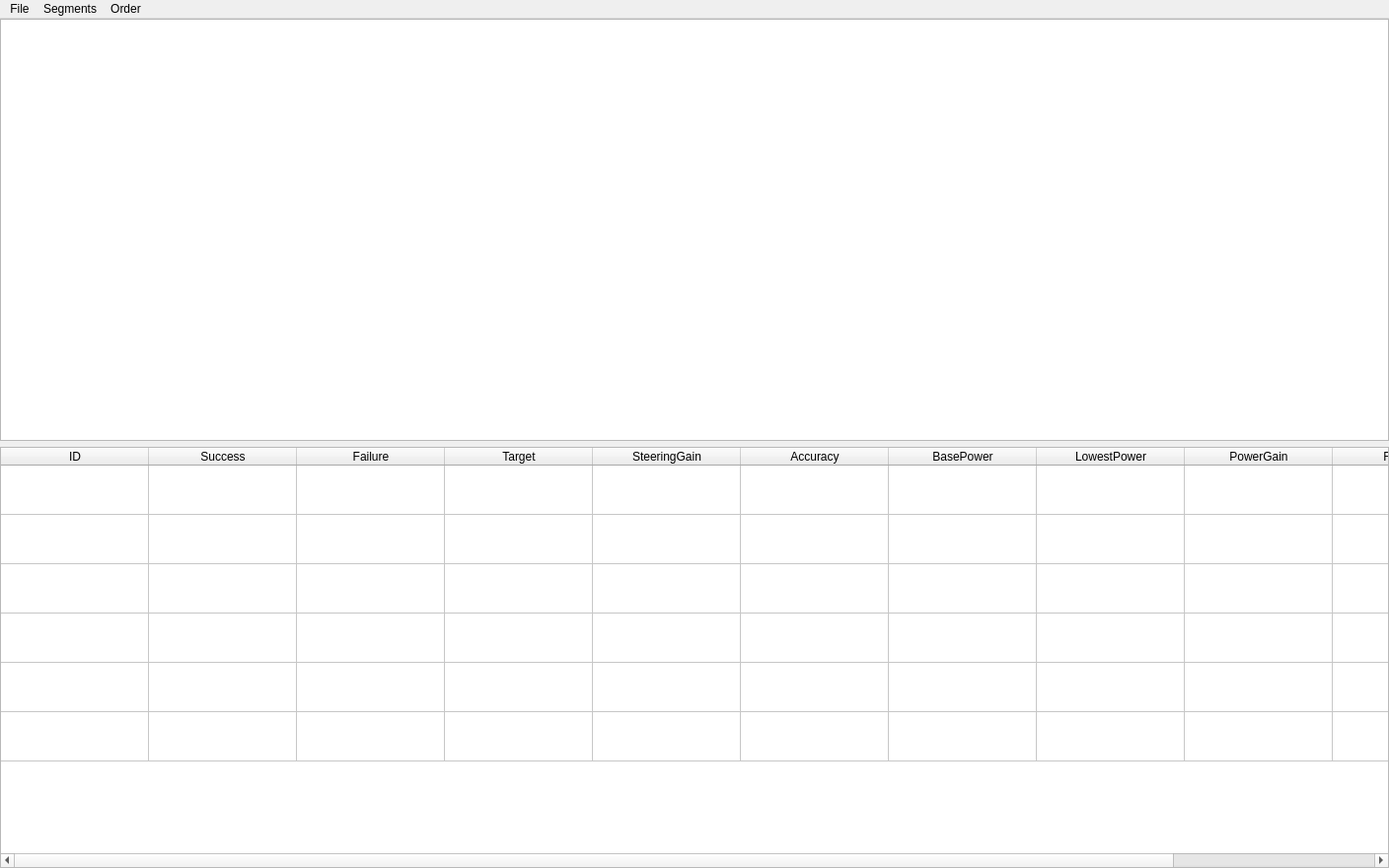
<?xml version="1.0" encoding="UTF-8"?>
<ui version="4.0">
 <class>plannerTool</class>
 <widget class="QMainWindow" name="plannerTool">
  <property name="geometry">
   <rect>
    <x>0</x>
    <y>0</y>
    <width>1408</width>
    <height>880</height>
   </rect>
  </property>
  <property name="windowTitle">
   <string>Autopilot Planner Tool by Evolution Robotics</string>
  </property>
  <property name="styleSheet">
   <string notr="true">/*
 * The MIT License (MIT)
 *
 * Copyright (c) &lt;2013-2014&gt; &lt;Colin Duquesnoy&gt;
 *
 * Permission is hereby granted, free of charge, to any person obtaining a copy
 * of this software and associated documentation files (the &quot;Software&quot;), to deal
 * in the Software without restriction, including without limitation the rights
 * to use, copy, modify, merge, publish, distribute, sublicense, and/or sell
 * copies of the Software, and to permit persons to whom the Software is
 * furnished to do so, subject to the following conditions:

 * The above copyright notice and this permission notice shall be included in
 * all copies or substantial portions of the Software.

 * THE SOFTWARE IS PROVIDED &quot;AS IS&quot;, WITHOUT WARRANTY OF ANY KIND, EXPRESS OR
 * IMPLIED, INCLUDING BUT NOT LIMITED TO THE WARRANTIES OF MERCHANTABILITY,
 * FITNESS FOR A PARTICULAR PURPOSE AND NONINFRINGEMENT. IN NO EVENT SHALL THE
 * AUTHORS OR COPYRIGHT HOLDERS BE LIABLE FOR ANY CLAIM, DAMAGES OR OTHER
 * LIABILITY, WHETHER IN AN ACTION OF CONTRACT, TORT OR OTHERWISE, ARISING FROM,
 * OUT OF OR IN CONNECTION WITH THE SOFTWARE OR THE USE OR OTHER DEALINGS IN
 * THE SOFTWARE.
 */
QToolTip
{
    border: 1px solid #76797C;
    background-color: rgb(90, 102, 117);;
    color: white;
    padding: 5px;
    opacity: 200;
}

QWidget
{
    color: #eff0f1;
    background-color: #31363b;
    selection-background-color:#3daee9;
    selection-color: #eff0f1;
    background-clip: border;
    border-image: none;
    border: 0px transparent black;
    outline: 0;
}

QWidget:item:hover
{
    background-color: #18465d;
    color: #eff0f1;
}

QWidget:item:selected
{
    background-color: #18465d;
}

QCheckBox
{
    spacing: 5px;
    outline: none;
    color: #eff0f1;
    margin-bottom: 2px;
}

QCheckBox:disabled
{
    color: #76797C;
}

QCheckBox::indicator,
QGroupBox::indicator
{
    width: 18px;
    height: 18px;
}
QGroupBox::indicator
{
    margin-left: 2px;
}

QCheckBox::indicator:unchecked
{
    image: url(:/qss_icons/rc/checkbox_unchecked.png);
}

QCheckBox::indicator:unchecked:hover,
QCheckBox::indicator:unchecked:focus,
QCheckBox::indicator:unchecked:pressed,
QGroupBox::indicator:unchecked:hover,
QGroupBox::indicator:unchecked:focus,
QGroupBox::indicator:unchecked:pressed
{
  border: none;
    image: url(:/qss_icons/rc/checkbox_unchecked_focus.png);
}

QCheckBox::indicator:checked
{
    image: url(:/qss_icons/rc/checkbox_checked.png);
}

QCheckBox::indicator:checked:hover,
QCheckBox::indicator:checked:focus,
QCheckBox::indicator:checked:pressed,
QGroupBox::indicator:checked:hover,
QGroupBox::indicator:checked:focus,
QGroupBox::indicator:checked:pressed
{
  border: none;
    image: url(:/qss_icons/rc/checkbox_checked_focus.png);
}


QCheckBox::indicator:indeterminate
{
    image: url(:/qss_icons/rc/checkbox_indeterminate.png);
}

QCheckBox::indicator:indeterminate:focus,
QCheckBox::indicator:indeterminate:hover,
QCheckBox::indicator:indeterminate:pressed
{
    image: url(:/qss_icons/rc/checkbox_indeterminate_focus.png);
}

QCheckBox::indicator:checked:disabled,
QGroupBox::indicator:checked:disabled
{
    image: url(:/qss_icons/rc/checkbox_checked_disabled.png);
}

QCheckBox::indicator:unchecked:disabled,
QGroupBox::indicator:unchecked:disabled
{
    image: url(:/qss_icons/rc/checkbox_unchecked_disabled.png);
}

QRadioButton
{
    spacing: 5px;
    outline: none;
    color: #eff0f1;
    margin-bottom: 2px;
}

QRadioButton:disabled
{
    color: #76797C;
}
QRadioButton::indicator
{
    width: 21px;
    height: 21px;
}

QRadioButton::indicator:unchecked
{
    image: url(:/qss_icons/rc/radio_unchecked.png);
}


QRadioButton::indicator:unchecked:hover,
QRadioButton::indicator:unchecked:focus,
QRadioButton::indicator:unchecked:pressed
{
    border: none;
    outline: none;
    image: url(:/qss_icons/rc/radio_unchecked_focus.png);
}

QRadioButton::indicator:checked
{
    border: none;
    outline: none;
    image: url(:/qss_icons/rc/radio_checked.png);
}

QRadioButton::indicator:checked:hover,
QRadioButton::indicator:checked:focus,
QRadioButton::indicator:checked:pressed
{
    border: none;
    outline: none;
    image: url(:/qss_icons/rc/radio_checked_focus.png);
}

QRadioButton::indicator:checked:disabled
{
    outline: none;
    image: url(:/qss_icons/rc/radio_checked_disabled.png);
}

QRadioButton::indicator:unchecked:disabled
{
    image: url(:/qss_icons/rc/radio_unchecked_disabled.png);
}


QMenuBar
{
    background-color: #31363b;
    color: #eff0f1;
}

QMenuBar::item
{
    background: transparent;
}

QMenuBar::item:selected
{
    background: transparent;
    border: 1px solid #76797C;
}

QMenuBar::item:pressed
{
    border: 1px solid #76797C;
    background-color: #3daee9;
    color: #eff0f1;
    margin-bottom:-1px;
    padding-bottom:1px;
}

QMenu
{
    border: 1px solid #76797C;
    color: #eff0f1;
    margin: 2px;
}

QMenu::icon
{
    margin: 5px;
}

QMenu::item
{
    padding: 5px 30px 5px 30px;
    border: 1px solid transparent; /* reserve space for selection border */
}

QMenu::item:selected
{
    color: #eff0f1;
}

QMenu::separator {
    height: 2px;
    background: lightblue;
    margin-left: 10px;
    margin-right: 5px;
}

QMenu::indicator {
    width: 18px;
    height: 18px;
}

/* non-exclusive indicator = check box style indicator
   (see QActionGroup::setExclusive) */
QMenu::indicator:non-exclusive:unchecked {
    image: url(:/qss_icons/rc/checkbox_unchecked.png);
}

QMenu::indicator:non-exclusive:unchecked:selected {
    image: url(:/qss_icons/rc/checkbox_unchecked_disabled.png);
}

QMenu::indicator:non-exclusive:checked {
    image: url(:/qss_icons/rc/checkbox_checked.png);
}

QMenu::indicator:non-exclusive:checked:selected {
    image: url(:/qss_icons/rc/checkbox_checked_disabled.png);
}

/* exclusive indicator = radio button style indicator (see QActionGroup::setExclusive) */
QMenu::indicator:exclusive:unchecked {
    image: url(:/qss_icons/rc/radio_unchecked.png);
}

QMenu::indicator:exclusive:unchecked:selected {
    image: url(:/qss_icons/rc/radio_unchecked_disabled.png);
}

QMenu::indicator:exclusive:checked {
    image: url(:/qss_icons/rc/radio_checked.png);
}

QMenu::indicator:exclusive:checked:selected {
    image: url(:/qss_icons/rc/radio_checked_disabled.png);
}

QMenu::right-arrow {
    margin: 5px;
    image: url(:/qss_icons/rc/right_arrow.png)
}


QWidget:disabled
{
    color: #454545;
    background-color: #31363b;
}

QAbstractItemView
{
    alternate-background-color: #31363b;
    color: #eff0f1;
    border: 1px solid 3A3939;
    border-radius: 2px;
}

QWidget:focus, QMenuBar:focus
{
    border: 1px solid #3daee9;
}

QTabWidget:focus, QCheckBox:focus, QRadioButton:focus, QSlider:focus
{
    border: none;
}

QLineEdit
{
    background-color: #232629;
    padding: 5px;
    border-style: solid;
    border: 1px solid #76797C;
    border-radius: 2px;
    color: #eff0f1;
}

QAbstractItemView QLineEdit
{
    padding: 0;
}

QGroupBox {
    border:1px solid #76797C;
    border-radius: 2px;
    margin-top: 20px;
}

QGroupBox::title {
    subcontrol-origin: margin;
    subcontrol-position: top center;
    padding-left: 10px;
    padding-right: 10px;
    padding-top: 10px;
}

QAbstractScrollArea
{
    border-radius: 2px;
    border: 1px solid #76797C;
    background-color: transparent;
}

QScrollBar:horizontal
{
    height: 15px;
    margin: 3px 15px 3px 15px;
    border: 1px transparent #2A2929;
    border-radius: 4px;
    background-color: #2A2929;
}

QScrollBar::handle:horizontal
{
    background-color: #605F5F;
    min-width: 5px;
    border-radius: 4px;
}

QScrollBar::add-line:horizontal
{
    margin: 0px 3px 0px 3px;
    border-image: url(:/qss_icons/rc/right_arrow_disabled.png);
    width: 10px;
    height: 10px;
    subcontrol-position: right;
    subcontrol-origin: margin;
}

QScrollBar::sub-line:horizontal
{
    margin: 0px 3px 0px 3px;
    border-image: url(:/qss_icons/rc/left_arrow_disabled.png);
    height: 10px;
    width: 10px;
    subcontrol-position: left;
    subcontrol-origin: margin;
}

QScrollBar::add-line:horizontal:hover,QScrollBar::add-line:horizontal:on
{
    border-image: url(:/qss_icons/rc/right_arrow.png);
    height: 10px;
    width: 10px;
    subcontrol-position: right;
    subcontrol-origin: margin;
}


QScrollBar::sub-line:horizontal:hover, QScrollBar::sub-line:horizontal:on
{
    border-image: url(:/qss_icons/rc/left_arrow.png);
    height: 10px;
    width: 10px;
    subcontrol-position: left;
    subcontrol-origin: margin;
}

QScrollBar::up-arrow:horizontal, QScrollBar::down-arrow:horizontal
{
    background: none;
}


QScrollBar::add-page:horizontal, QScrollBar::sub-page:horizontal
{
    background: none;
}

QScrollBar:vertical
{
    background-color: #2A2929;
    width: 15px;
    margin: 15px 3px 15px 3px;
    border: 1px transparent #2A2929;
    border-radius: 4px;
}

QScrollBar::handle:vertical
{
    background-color: #605F5F;
    min-height: 5px;
    border-radius: 4px;
}

QScrollBar::sub-line:vertical
{
    margin: 3px 0px 3px 0px;
    border-image: url(:/qss_icons/rc/up_arrow_disabled.png);
    height: 10px;
    width: 10px;
    subcontrol-position: top;
    subcontrol-origin: margin;
}

QScrollBar::add-line:vertical
{
    margin: 3px 0px 3px 0px;
    border-image: url(:/qss_icons/rc/down_arrow_disabled.png);
    height: 10px;
    width: 10px;
    subcontrol-position: bottom;
    subcontrol-origin: margin;
}

QScrollBar::sub-line:vertical:hover,QScrollBar::sub-line:vertical:on
{

    border-image: url(:/qss_icons/rc/up_arrow.png);
    height: 10px;
    width: 10px;
    subcontrol-position: top;
    subcontrol-origin: margin;
}


QScrollBar::add-line:vertical:hover, QScrollBar::add-line:vertical:on
{
    border-image: url(:/qss_icons/rc/down_arrow.png);
    height: 10px;
    width: 10px;
    subcontrol-position: bottom;
    subcontrol-origin: margin;
}

QScrollBar::up-arrow:vertical, QScrollBar::down-arrow:vertical
{
    background: none;
}


QScrollBar::add-page:vertical, QScrollBar::sub-page:vertical
{
    background: none;
}

QTextEdit
{
    background-color: #232629;
    color: #eff0f1;
    border: 1px solid #76797C;
}

QPlainTextEdit
{
    background-color: #232629;;
    color: #eff0f1;
    border-radius: 2px;
    border: 1px solid #76797C;
}

QHeaderView::section
{
    background-color: #76797C;
    color: #eff0f1;
    padding: 5px;
    border: 1px solid #76797C;
}

QSizeGrip {
    image: url(:/qss_icons/rc/sizegrip.png);
    width: 12px;
    height: 12px;
}


QMainWindow::separator
{
    background-color: #31363b;
    color: white;
    padding-left: 4px;
    spacing: 2px;
    border: 1px dashed #76797C;
}

QMainWindow::separator:hover
{

    background-color: #787876;
    color: white;
    padding-left: 4px;
    border: 1px solid #76797C;
    spacing: 2px;
}


QMenu::separator
{
    height: 1px;
    background-color: #76797C;
    color: white;
    padding-left: 4px;
    margin-left: 10px;
    margin-right: 5px;
}


QFrame
{
    border-radius: 2px;
    border: 1px solid #76797C;
}

QFrame[frameShape=&quot;0&quot;]
{
    border-radius: 2px;
    border: 1px transparent #76797C;
}

QStackedWidget
{
    border: 1px transparent black;
}

QToolBar {
    border: 1px transparent #393838;
    background: 1px solid #31363b;
    font-weight: bold;
}

QToolBar::handle:horizontal {
    image: url(:/qss_icons/rc/Hmovetoolbar.png);
}
QToolBar::handle:vertical {
    image: url(:/qss_icons/rc/Vmovetoolbar.png);
}
QToolBar::separator:horizontal {
    image: url(:/qss_icons/rc/Hsepartoolbar.png);
}
QToolBar::separator:vertical {
    image: url(:/qss_icons/rc/Vsepartoolbar.png);
}
QToolButton#qt_toolbar_ext_button {
    background: #58595a
}

QPushButton
{
    color: #eff0f1;
    background-color: #31363b;
    border-width: 1px;
    border-color: #76797C;
    border-style: solid;
    padding: 5px;
    border-radius: 2px;
    outline: none;
}

QPushButton:disabled
{
    background-color: #31363b;
    border-width: 1px;
    border-color: #454545;
    border-style: solid;
    padding-top: 5px;
    padding-bottom: 5px;
    padding-left: 10px;
    padding-right: 10px;
    border-radius: 2px;
    color: #454545;
}

QPushButton:focus {
    background-color: #3daee9;
    color: white;
}

QPushButton:pressed
{
    background-color: #3daee9;
    padding-top: -15px;
    padding-bottom: -17px;
}

QComboBox
{
    selection-background-color: #3daee9;
    border-style: solid;
    border: 1px solid #76797C;
    border-radius: 2px;
    padding: 5px;
    min-width: 75px;
}

QPushButton:checked{
    background-color: #76797C;
    border-color: #6A6969;
}

QComboBox:hover,QPushButton:hover,QAbstractSpinBox:hover,QLineEdit:hover,QTextEdit:hover,QPlainTextEdit:hover,QAbstractView:hover,QTreeView:hover
{
    border: 1px solid #3daee9;
    color: #eff0f1;
}

QComboBox:on
{
    padding-top: 3px;
    padding-left: 4px;
    selection-background-color: #4a4a4a;
}

QComboBox QAbstractItemView
{
    background-color: #232629;
    border-radius: 2px;
    border: 1px solid #76797C;
    selection-background-color: #18465d;
}

QComboBox::drop-down
{
    subcontrol-origin: padding;
    subcontrol-position: top right;
    width: 15px;

    border-left-width: 0px;
    border-left-color: darkgray;
    border-left-style: solid;
    border-top-right-radius: 3px;
    border-bottom-right-radius: 3px;
}

QComboBox::down-arrow
{
    image: url(:/qss_icons/rc/down_arrow_disabled.png);
}

QComboBox::down-arrow:on, QComboBox::down-arrow:hover,
QComboBox::down-arrow:focus
{
    image: url(:/qss_icons/rc/down_arrow.png);
}

QAbstractSpinBox {
    padding: 5px;
    border: 1px solid #76797C;
    background-color: #232629;
    color: #eff0f1;
    border-radius: 2px;
    min-width: 75px;
}

QAbstractSpinBox:up-button
{
    background-color: transparent;
    subcontrol-origin: border;
    subcontrol-position: center right;
}

QAbstractSpinBox:down-button
{
    background-color: transparent;
    subcontrol-origin: border;
    subcontrol-position: center left;
}

QAbstractSpinBox::up-arrow,QAbstractSpinBox::up-arrow:disabled,QAbstractSpinBox::up-arrow:off {
    image: url(:/qss_icons/rc/up_arrow_disabled.png);
    width: 10px;
    height: 10px;
}
QAbstractSpinBox::up-arrow:hover
{
    image: url(:/qss_icons/rc/up_arrow.png);
}


QAbstractSpinBox::down-arrow,QAbstractSpinBox::down-arrow:disabled,QAbstractSpinBox::down-arrow:off
{
    image: url(:/qss_icons/rc/down_arrow_disabled.png);
    width: 10px;
    height: 10px;
}
QAbstractSpinBox::down-arrow:hover
{
    image: url(:/qss_icons/rc/down_arrow.png);
}


QLabel
{
    border: 0px solid black;
}

QTabWidget{
    border: 0px transparent black;
}

QTabWidget::pane {
    border: 1px solid #76797C;
    padding: 5px;
    margin: 0px;
}

QTabWidget::tab-bar {
    left: 5px; /* move to the right by 5px */
}

QTabBar
{
    qproperty-drawBase: 0;
    border-radius: 3px;
}

QTabBar:focus
{
    border: 0px transparent black;
}

QTabBar::close-button  {
    image: url(:/qss_icons/rc/close.png);
    background: transparent;
}

QTabBar::close-button:hover
{
    image: url(:/qss_icons/rc/close-hover.png);
    background: transparent;
}

QTabBar::close-button:pressed {
    image: url(:/qss_icons/rc/close-pressed.png);
    background: transparent;
}

/* TOP TABS */
QTabBar::tab:top {
    color: #eff0f1;
    border: 1px solid #76797C;
    border-bottom: 1px transparent black;
    background-color: #31363b;
    padding: 5px;
    min-width: 50px;
    border-top-left-radius: 2px;
    border-top-right-radius: 2px;
}

QTabBar::tab:top:!selected
{
    color: #eff0f1;
    background-color: #54575B;
    border: 1px solid #76797C;
    border-bottom: 1px transparent black;
    border-top-left-radius: 2px;
    border-top-right-radius: 2px;    
}

QTabBar::tab:top:!selected:hover {
    background-color: #3daee9;
}

/* BOTTOM TABS */
QTabBar::tab:bottom {
    color: #eff0f1;
    border: 1px solid #76797C;
    border-top: 1px transparent black;
    background-color: #31363b;
    padding: 5px;
    border-bottom-left-radius: 2px;
    border-bottom-right-radius: 2px;
    min-width: 50px;
}

QTabBar::tab:bottom:!selected
{
    color: #eff0f1;
    background-color: #54575B;
    border: 1px solid #76797C;
    border-top: 1px transparent black;
    border-bottom-left-radius: 2px;
    border-bottom-right-radius: 2px;
}

QTabBar::tab:bottom:!selected:hover {
    background-color: #3daee9;
}

/* LEFT TABS */
QTabBar::tab:left {
    color: #eff0f1;
    border: 1px solid #76797C;
    border-left: 1px transparent black;
    background-color: #31363b;
    padding: 5px;
    border-top-right-radius: 2px;
    border-bottom-right-radius: 2px;
    min-height: 50px;
}

QTabBar::tab:left:!selected
{
    color: #eff0f1;
    background-color: #54575B;
    border: 1px solid #76797C;
    border-left: 1px transparent black;
    border-top-right-radius: 2px;
    border-bottom-right-radius: 2px;
}

QTabBar::tab:left:!selected:hover {
    background-color: #3daee9;
}


/* RIGHT TABS */
QTabBar::tab:right {
    color: #eff0f1;
    border: 1px solid #76797C;
    border-right: 1px transparent black;
    background-color: #31363b;
    padding: 5px;
    border-top-left-radius: 2px;
    border-bottom-left-radius: 2px;
    min-height: 50px;
}

QTabBar::tab:right:!selected
{
    color: #eff0f1;
    background-color: #54575B;
    border: 1px solid #76797C;
    border-right: 1px transparent black;
    border-top-left-radius: 2px;
    border-bottom-left-radius: 2px;
}

QTabBar::tab:right:!selected:hover {
    background-color: #3daee9;
}

QTabBar QToolButton::right-arrow:enabled {
     image: url(:/qss_icons/rc/right_arrow.png);
 }

 QTabBar QToolButton::left-arrow:enabled {
     image: url(:/qss_icons/rc/left_arrow.png);
 }

QTabBar QToolButton::right-arrow:disabled {
     image: url(:/qss_icons/rc/right_arrow_disabled.png);
 }

 QTabBar QToolButton::left-arrow:disabled {
     image: url(:/qss_icons/rc/left_arrow_disabled.png);
 }


QDockWidget {
    background: #31363b;
    border: 1px solid #403F3F;
    titlebar-close-icon: url(:/qss_icons/rc/close.png);
    titlebar-normal-icon: url(:/qss_icons/rc/undock.png);
}

QDockWidget::close-button, QDockWidget::float-button {
    border: 1px solid transparent;
    border-radius: 2px;
    background: transparent;
}

QDockWidget::close-button:hover, QDockWidget::float-button:hover {
    background: rgba(255, 255, 255, 10);
}

QDockWidget::close-button:pressed, QDockWidget::float-button:pressed {
    padding: 1px -1px -1px 1px;
    background: rgba(255, 255, 255, 10);
}

QTreeView, QListView
{
    border: 1px solid #76797C;
    background-color: #232629;
}

QTreeView:branch:selected, QTreeView:branch:hover
{
    background: url(:/qss_icons/rc/transparent.png);
}

QTreeView::branch:has-siblings:!adjoins-item {
    border-image: url(:/qss_icons/rc/transparent.png);
}

QTreeView::branch:has-siblings:adjoins-item {
    border-image: url(:/qss_icons/rc/transparent.png);
}

QTreeView::branch:!has-children:!has-siblings:adjoins-item {
    border-image: url(:/qss_icons/rc/transparent.png);
}

QTreeView::branch:has-children:!has-siblings:closed,
QTreeView::branch:closed:has-children:has-siblings {
    image: url(:/qss_icons/rc/branch_closed.png);
}

QTreeView::branch:open:has-children:!has-siblings,
QTreeView::branch:open:has-children:has-siblings  {
    image: url(:/qss_icons/rc/branch_open.png);
}

QTreeView::branch:has-children:!has-siblings:closed:hover,
QTreeView::branch:closed:has-children:has-siblings:hover {
    image: url(:/qss_icons/rc/branch_closed-on.png);
    }

QTreeView::branch:open:has-children:!has-siblings:hover,
QTreeView::branch:open:has-children:has-siblings:hover  {
    image: url(:/qss_icons/rc/branch_open-on.png);
    }

QListView::item:!selected:hover, QTreeView::item:!selected:hover  {
    background: #18465d;
    outline: 0;
    color: #eff0f1
}

QListView::item:selected:hover, QTreeView::item:selected:hover  {
    background: #287399;
    color: #eff0f1;
}

QSlider::groove:horizontal {
    border: 1px solid #565a5e;
    height: 4px;
    background: #565a5e;
    margin: 0px;
    border-radius: 2px;
}

QSlider::handle:horizontal {
    background: #232629;
    border: 1px solid #565a5e;
    width: 16px;
    height: 16px;
    margin: -8px 0;
    border-radius: 9px;
}

QSlider::groove:vertical {
    border: 1px solid #565a5e;
    width: 4px;
    background: #565a5e;
    margin: 0px;
    border-radius: 3px;
}

QSlider::handle:vertical {
    background: #232629;
    border: 1px solid #565a5e;
    width: 16px;
    height: 16px;
    margin: 0 -8px;
    border-radius: 9px;
}

QToolButton {
    background-color: transparent;
    border: 1px transparent #76797C;
    border-radius: 2px;
    margin: 3px;
    padding: 5px;
}

QToolButton[popupMode=&quot;1&quot;] { /* only for MenuButtonPopup */
 padding-right: 20px; /* make way for the popup button */
 border: 1px #76797C;
 border-radius: 5px;
}

QToolButton[popupMode=&quot;2&quot;] { /* only for InstantPopup */
 padding-right: 10px; /* make way for the popup button */
 border: 1px #76797C;
}


QToolButton:hover, QToolButton::menu-button:hover {
    background-color: transparent;
    border: 1px solid #3daee9;
    padding: 5px;
}

QToolButton:checked, QToolButton:pressed,
        QToolButton::menu-button:pressed {
    background-color: #3daee9;
    border: 1px solid #3daee9;
    padding: 5px;
}

/* the subcontrol below is used only in the InstantPopup or DelayedPopup mode */
QToolButton::menu-indicator {
    image: url(:/qss_icons/rc/down_arrow.png);
    top: -7px; left: -2px; /* shift it a bit */
}

/* the subcontrols below are used only in the MenuButtonPopup mode */
QToolButton::menu-button {
    border: 1px transparent #76797C;
    border-top-right-radius: 6px;
    border-bottom-right-radius: 6px;
    /* 16px width + 4px for border = 20px allocated above */
    width: 16px;
    outline: none;
}

QToolButton::menu-arrow {
    image: url(:/qss_icons/rc/down_arrow.png);
}

QToolButton::menu-arrow:open {
    border: 1px solid #76797C;
}

QPushButton::menu-indicator  {
    subcontrol-origin: padding;
    subcontrol-position: bottom right;
    left: 8px;
}

QTableView
{
    border: 1px solid #76797C;
    gridline-color: #31363b;
    background-color: #232629;
}


QTableView, QHeaderView
{
    border-radius: 0px;
}

QTableView::item:pressed, QListView::item:pressed, QTreeView::item:pressed  {
    background: #18465d;
    color: #eff0f1;
}

QTableView::item:selected:active, QTreeView::item:selected:active, QListView::item:selected:active  {
    background: #287399;
    color: #eff0f1;
}


QHeaderView
{
    background-color: #31363b;
    border: 1px transparent;
    border-radius: 0px;
    margin: 0px;
    padding: 0px;

}

QHeaderView::section  {
    background-color: #31363b;
    color: #eff0f1;
    padding: 5px;
    border: 1px solid #76797C;
    border-radius: 0px;
    text-align: center;
}

QHeaderView::section::vertical::first, QHeaderView::section::vertical::only-one
{
    border-top: 1px solid #76797C;
}

QHeaderView::section::vertical
{
    border-top: transparent;
}

QHeaderView::section::horizontal::first, QHeaderView::section::horizontal::only-one
{
    border-left: 1px solid #76797C;
}

QHeaderView::section::horizontal
{
    border-left: transparent;
}


QHeaderView::section:checked
 {
    color: white;
    background-color: #334e5e;
 }

 /* style the sort indicator */
QHeaderView::down-arrow {
    image: url(:/qss_icons/rc/down_arrow.png);
}

QHeaderView::up-arrow {
    image: url(:/qss_icons/rc/up_arrow.png);
}


QTableCornerButton::section {
    background-color: #31363b;
    border: 1px transparent #76797C;
    border-radius: 0px;
}

QToolBox  {
    padding: 5px;
    border: 1px transparent black;
}

QToolBox::tab {
    color: #eff0f1;
    background-color: #31363b;
    border: 1px solid #76797C;
    border-bottom: 1px transparent #31363b;
    border-top-left-radius: 5px;
    border-top-right-radius: 5px;
}

QToolBox::tab:selected { /* italicize selected tabs */
    font: italic;
    background-color: #31363b;
    border-color: #3daee9;
 }

QStatusBar::item {
    border: 0px transparent dark;
 }


QFrame[height=&quot;3&quot;], QFrame[width=&quot;3&quot;] {
    background-color: #76797C;
}


QSplitter::handle {
    border: 1px dashed #76797C;
}

QSplitter::handle:hover {
    background-color: #787876;
    border: 1px solid #76797C;
}

QSplitter::handle:horizontal {
    width: 1px;
}

QSplitter::handle:vertical {
    height: 1px;
}

QProgressBar {
    border: 1px solid #76797C;
    border-radius: 5px;
    text-align: center;
}

QProgressBar::chunk {
    background-color: #05B8CC;
}

QDateEdit
{
    selection-background-color: #3daee9;
    border-style: solid;
    border: 1px solid #3375A3;
    border-radius: 2px;
    padding: 1px;
    min-width: 75px;
}

QDateEdit:on
{
    padding-top: 3px;
    padding-left: 4px;
    selection-background-color: #4a4a4a;
}

QDateEdit QAbstractItemView
{
    background-color: #232629;
    border-radius: 2px;
    border: 1px solid #3375A3;
    selection-background-color: #3daee9;
}

QDateEdit::drop-down
{
    subcontrol-origin: padding;
    subcontrol-position: top right;
    width: 15px;
    border-left-width: 0px;
    border-left-color: darkgray;
    border-left-style: solid;
    border-top-right-radius: 3px;
    border-bottom-right-radius: 3px;
}

QDateEdit::down-arrow
{
    image: url(:/qss_icons/rc/down_arrow_disabled.png);
}

QDateEdit::down-arrow:on, QDateEdit::down-arrow:hover,
QDateEdit::down-arrow:focus
{
    image: url(:/qss_icons/rc/down_arrow.png);
}</string>
  </property>
  <widget class="QWidget" name="centralwidget">
   <layout class="QGridLayout" name="gridLayout">
    <property name="margin">
     <number>0</number>
    </property>
    <item row="0" column="0" colspan="2">
     <widget class="GLViewWidget" name="pathGraphics">
      <property name="sizePolicy">
       <sizepolicy hsizetype="Preferred" vsizetype="Expanding">
        <horstretch>0</horstretch>
        <verstretch>0</verstretch>
       </sizepolicy>
      </property>
     </widget>
    </item>
    <item row="1" column="0" colspan="2">
     <widget class="QTableWidget" name="segmentEditor">
      <property name="styleSheet">
       <string notr="true"/>
      </property>
      <property name="alternatingRowColors">
       <bool>false</bool>
      </property>
      <property name="verticalScrollMode">
       <enum>QAbstractItemView::ScrollPerPixel</enum>
      </property>
      <property name="horizontalScrollMode">
       <enum>QAbstractItemView::ScrollPerPixel</enum>
      </property>
      <property name="columnCount">
       <number>11</number>
      </property>
      <attribute name="horizontalHeaderCascadingSectionResizes">
       <bool>false</bool>
      </attribute>
      <attribute name="horizontalHeaderDefaultSectionSize">
       <number>150</number>
      </attribute>
      <attribute name="horizontalHeaderHighlightSections">
       <bool>false</bool>
      </attribute>
      <attribute name="horizontalHeaderMinimumSectionSize">
       <number>150</number>
      </attribute>
      <attribute name="horizontalHeaderShowSortIndicator" stdset="0">
       <bool>false</bool>
      </attribute>
      <attribute name="horizontalHeaderStretchLastSection">
       <bool>false</bool>
      </attribute>
      <attribute name="verticalHeaderVisible">
       <bool>false</bool>
      </attribute>
      <attribute name="verticalHeaderDefaultSectionSize">
       <number>50</number>
      </attribute>
      <attribute name="verticalHeaderMinimumSectionSize">
       <number>50</number>
      </attribute>
      <attribute name="verticalHeaderShowSortIndicator" stdset="0">
       <bool>false</bool>
      </attribute>
      <attribute name="verticalHeaderStretchLastSection">
       <bool>false</bool>
      </attribute>
      <row>
       <property name="text">
        <string>New Row</string>
       </property>
      </row>
      <row>
       <property name="text">
        <string>New Row</string>
       </property>
      </row>
      <row>
       <property name="text">
        <string>New Row</string>
       </property>
      </row>
      <row>
       <property name="text">
        <string>New Row</string>
       </property>
      </row>
      <row>
       <property name="text">
        <string>New Row</string>
       </property>
      </row>
      <row>
       <property name="text">
        <string>New Row</string>
       </property>
      </row>
      <column>
       <property name="text">
        <string>ID</string>
       </property>
      </column>
      <column>
       <property name="text">
        <string>Success</string>
       </property>
      </column>
      <column>
       <property name="text">
        <string>Failure</string>
       </property>
      </column>
      <column>
       <property name="text">
        <string>Target</string>
       </property>
      </column>
      <column>
       <property name="text">
        <string>SteeringGain</string>
       </property>
      </column>
      <column>
       <property name="text">
        <string>Accuracy</string>
       </property>
      </column>
      <column>
       <property name="text">
        <string>BasePower</string>
       </property>
      </column>
      <column>
       <property name="text">
        <string>LowestPower</string>
       </property>
      </column>
      <column>
       <property name="text">
        <string>PowerGain</string>
       </property>
      </column>
      <column>
       <property name="text">
        <string>RampUp</string>
       </property>
      </column>
      <column>
       <property name="text">
        <string>RampDown</string>
       </property>
      </column>
     </widget>
    </item>
   </layout>
  </widget>
  <widget class="QMenuBar" name="menubar">
   <property name="geometry">
    <rect>
     <x>0</x>
     <y>0</y>
     <width>1408</width>
     <height>23</height>
    </rect>
   </property>
   <widget class="QMenu" name="menuFile">
    <property name="title">
     <string>File</string>
    </property>
    <addaction name="actionNew_Path"/>
    <addaction name="separator"/>
    <addaction name="actionOpen_Path"/>
    <addaction name="actionSave_Path"/>
    <addaction name="separator"/>
    <addaction name="actionSave_Path_As"/>
   </widget>
   <widget class="QMenu" name="menuSegments">
    <property name="title">
     <string>Segments</string>
    </property>
    <addaction name="actionAdd_Segment"/>
    <addaction name="actionRemove_Selected_Segment"/>
   </widget>
   <widget class="QMenu" name="menuOrder">
    <property name="title">
     <string>Order</string>
    </property>
    <addaction name="actionMove_Selected_Up_2"/>
    <addaction name="actionMove_Selected_Down"/>
   </widget>
   <addaction name="menuFile"/>
   <addaction name="menuSegments"/>
   <addaction name="menuOrder"/>
  </widget>
  <action name="actionNew_Path">
   <property name="text">
    <string>New Path</string>
   </property>
  </action>
  <action name="actionOpen_Path">
   <property name="text">
    <string>Open Path...</string>
   </property>
  </action>
  <action name="actionSave_Path_As">
   <property name="text">
    <string>Save Path As...</string>
   </property>
  </action>
  <action name="actionSave_Path">
   <property name="text">
    <string>Save Path</string>
   </property>
  </action>
  <action name="actionAdd_Segment">
   <property name="text">
    <string>Add Segment</string>
   </property>
  </action>
  <action name="actionRemove_Selected_Segment">
   <property name="text">
    <string>Delete Selected Segment...</string>
   </property>
  </action>
  <action name="actionMove_Selected_Up">
   <property name="text">
    <string>Up</string>
   </property>
  </action>
  <action name="actionMove_Selected_Up_2">
   <property name="text">
    <string>Move Selected Up</string>
   </property>
  </action>
  <action name="actionMove_Selected_Down">
   <property name="text">
    <string>Move Selected Down</string>
   </property>
  </action>
 </widget>
 <customwidgets>
  <customwidget>
   <class>GLViewWidget</class>
   <extends>QGraphicsView</extends>
   <header>pyqtgraph.opengl</header>
  </customwidget>
 </customwidgets>
 <resources/>
 <connections/>
</ui>
